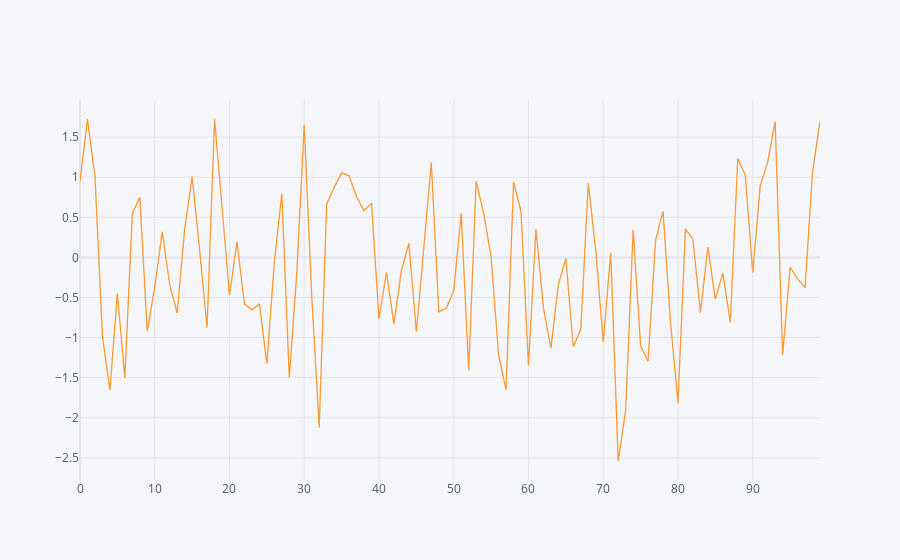

Write notebook code for a chart like this one.
### Code cell
df[["A"]].iplot()

### Figure 1 — Plotly figure (JSON) as saved in the notebook; plotly's stock layout.template omitted (floating-point values rounded to 4 significant figures)
{"data": [{"line": {"color": "rgba(255, 153, 51, 1.0)", "dash": "solid", "shape": "linear", "width": 1.3}, "mode": "lines", "name": "A", "text": "", "type": "scatter", "x": [0, 1, 2, 3, 4, 5, 6, 7, 8, 9, 10, 11, 12, 13, 14, 15, 16, 17, 18, 19, 20, 21, 22, 23, 24, 25, 26, 27, 28, 29, 30, 31, 32, 33, 34, 35, 36, 37, 38, 39, 40, 41, 42, 43, 44, 45, 46, 47, 48, 49, 50, 51, 52, 53, 54, 55, 56, 57, 58, 59, 60, 61, 62, 63, 64, 65, 66, 67, 68, 69, 70, 71, 72, 73, 74, 75, 76, 77, 78, 79, 80, 81, 82, 83, 84, 85, 86, 87, 88, 89, 90, 91, 92, 93, 94, 95, 96, 97, 98, 99], "y": [0.9491, 1.725, 1.01, -0.9818, -1.654, -0.452, -1.502, 0.5482, 0.7489, -0.9163, -0.3707, 0.3179, -0.3368, -0.6929, 0.3469, 1.007, 0.101, -0.8736, 1.726, 0.6067, -0.4718, 0.1945, -0.581, -0.6541, -0.5799, -1.325, -0.05897, 0.7945, -1.497, -0.1956, 1.658, -0.4782, -2.124, 0.6631, 0.8739, 1.055, 1.018, 0.7524, 0.583, 0.6764, -0.7674, -0.1877, -0.8314, -0.1631, 0.175, -0.9307, 0.08971, 1.183, -0.6768, -0.6349, -0.4184, 0.5524, -1.413, 0.9485, 0.5534, 0.003882, -1.22, -1.65, 0.9416, 0.5732, -1.347, 0.352, -0.6266, -1.133, -0.3405, -0.01352, -1.114, -0.8967, 0.9289, 0.08545, -1.056, 0.05984, -2.539, -1.908, 0.3428, -1.099, -1.296, 0.212, 0.5745, -0.8089, -1.818, 0.3546, 0.2269, -0.6882, 0.1277, -0.5201, -0.1961, -0.8083, 1.231, 1.031, -0.1889, 0.8925, 1.187, 1.694, -1.218, -0.1198, -0.2674, -0.3766, 1.06, 1.701]}], "layout": {"legend": {"bgcolor": "#F5F6F9", "font": {"color": "#4D5663"}}, "paper_bgcolor": "#F5F6F9", "plot_bgcolor": "#F5F6F9", "title": {"font": {"color": "#4D5663"}}, "xaxis": {"gridcolor": "#E1E5ED", "showgrid": true, "tickfont": {"color": "#4D5663"}, "title": {"font": {"color": "#4D5663"}, "text": ""}, "zerolinecolor": "#E1E5ED"}, "yaxis": {"gridcolor": "#E1E5ED", "showgrid": true, "tickfont": {"color": "#4D5663"}, "title": {"font": {"color": "#4D5663"}, "text": ""}, "zerolinecolor": "#E1E5ED"}}}
